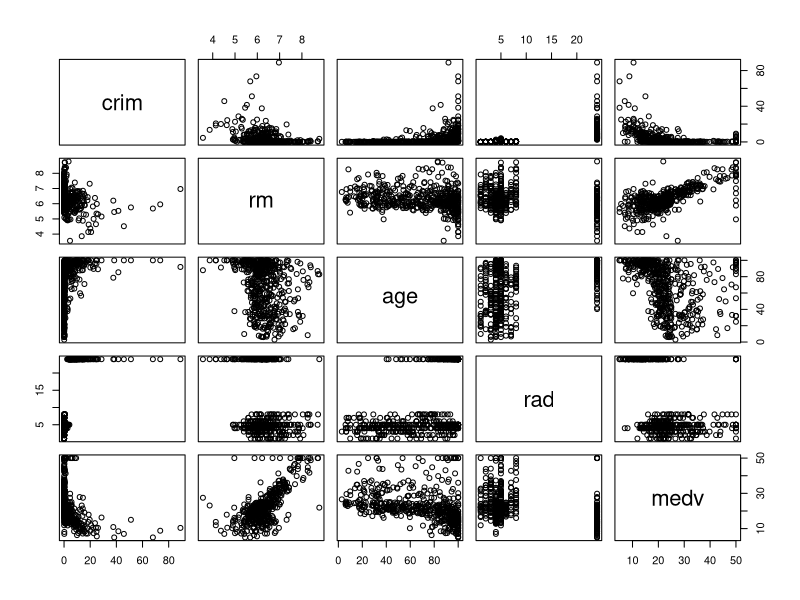
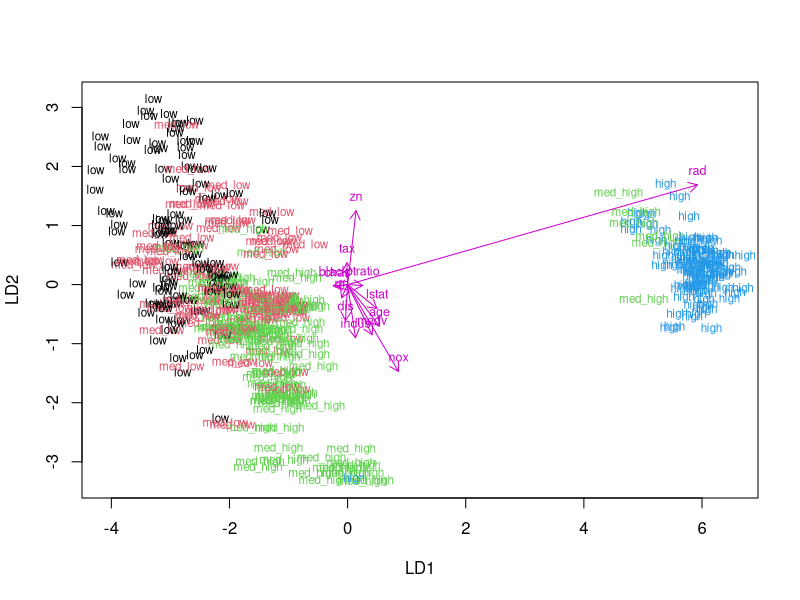
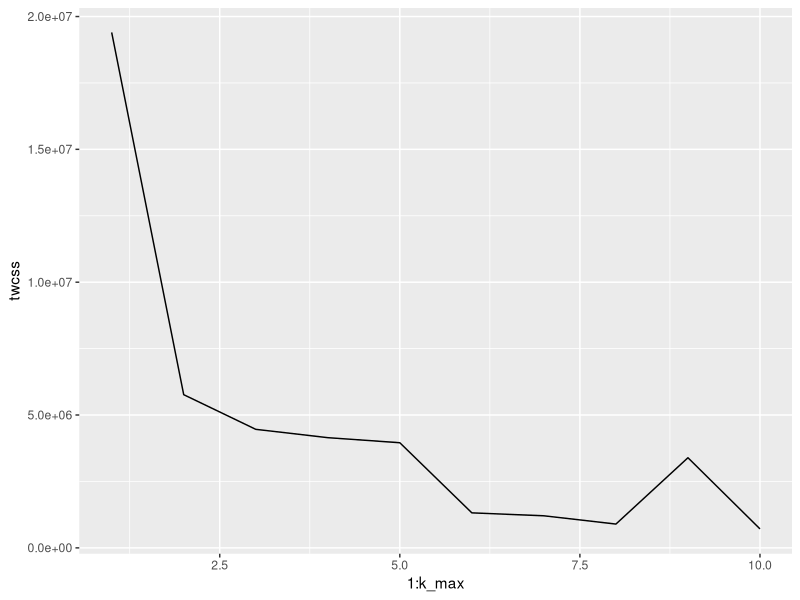
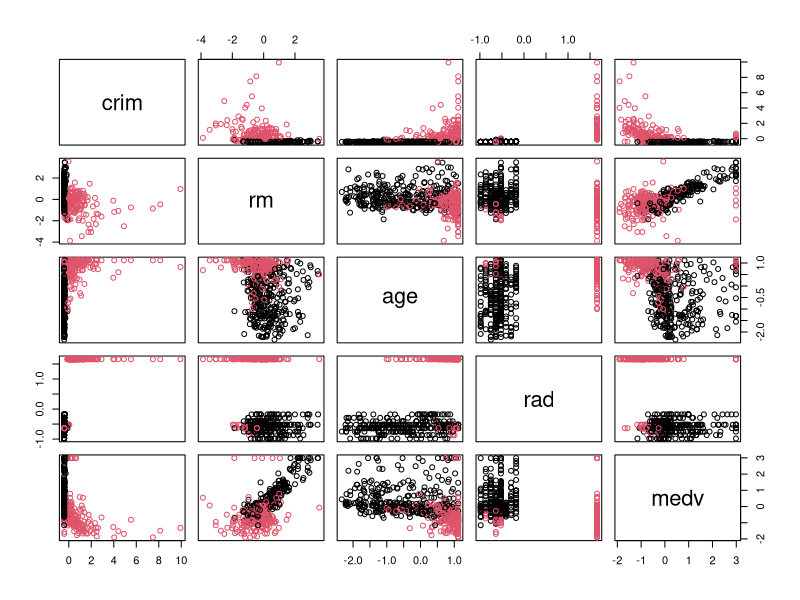

Write the R code that produced these figures, in order.
## ---- chunk 1
# necessary libraries
library(MASS)
library(dplyr)
library(ggplot2)
## ---- chunk 2
# load data from MASS package
data("Boston")
## ---- chunk 3
# explore the data
str(Boston)
dim(Boston)
## ---- chunk 4
# show summary of variables and visualize variables and their relationships
summary(Boston)
pairs(Boston[c(1, 6, 7, 9, 14)])
## ---- chunk 5
# standardize the variables (scale them)
boston_scaled <- scale(Boston)
summary(boston_scaled)
## ---- chunk 6
# define data as data frame
boston_scaled <- as.data.frame(boston_scaled)

# set quantiles as breaks
bins <- quantile(boston_scaled$crim)

# create categorical variable of the crime rate (crim)
boston_scaled$crime <- cut(boston_scaled$crim, breaks = bins, include.lowest = TRUE, label = c("low", "med_low", "med_high", "high"))

# drop old crime rate variable
boston_scaled <- boston_scaled %>% dplyr::select(!crim)

# divide data in training and test data sets
n <- nrow(boston_scaled)
sample <- sample(n,  size = n * 0.8)
train <- boston_scaled[sample,]
test <- boston_scaled[-sample,]
## ---- chunk 7
# fit linear discriminant analysis
fit <- lda(crime ~ ., data = train)
# summary of the LDA
fit

# make a biplot
# function for the biplot arrows
lda.arrows <- function(x, myscale = 1, arrow_heads = 0.1, color = "magenta3", tex = 0.75, choices = c(1,2)){
  heads <- coef(x)
  arrows(x0 = 0, y0 = 0, 
         x1 = myscale * heads[,choices[1]], 
         y1 = myscale * heads[,choices[2]], col=color, length = arrow_heads)
  text(myscale * heads[,choices], labels = row.names(heads), 
       cex = tex, col=color, pos=3)
}

# plot the lda results
plot(fit, dimen = 2, col = as.numeric(train$crime), pch = as.numeric(train$crime))
lda.arrows(fit, myscale = 2)
## ---- chunk 8
# save true crime classes and then remove from them test data set
correct_classes <- test$crime
test <- dplyr::select(test, -crime)

# predict classes with LDA model
pred <- predict(fit, newdata = test)

# cross tabulate the results
table(correct = correct_classes, predicted = pred$class)
## ---- chunk 9
# reload "Boston" data set
data('Boston')

# standardize the variables (scale them)
boston_scaled_2 <- scale(Boston)

# calculate distances between observations
dist_eu <- dist(boston_scaled_2)

# determine the best number of clusters
k_max <- 10
# calculate the total within sum of squares
twcss <- sapply(1:k_max, function(k){kmeans(Boston, k)$tot.withinss})
# visualize the results
qplot(x = 1:k_max, y = twcss, geom = 'line')

# k-means clustering
km <-kmeans(boston_scaled_2, centers = 2)

# plot the Boston data set with clusters
pairs(boston_scaled_2[,c(1, 6, 7, 9, 14)], col = km$cluster)

